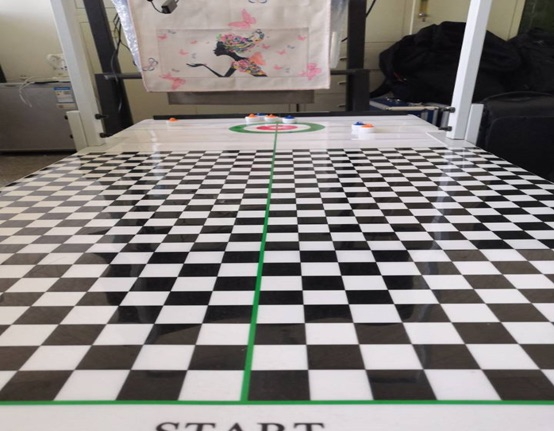
//> input picture codes/shuzi/hough/build/line.png, 554 x 431 px
$ ./houghline   (built with g++ and OpenCV 4)
//> lines starting //> are read from the running program, lines starting //| are printed output that depends on the picture; after the words box and inside, x2 and y2 are one past the last pixel; in counts of white or black regions, pixels touching at a corner belong together
#include <opencv2/opencv.hpp>
#include <opencv2/imgproc/imgproc.hpp>

using namespace cv;
using namespace std;

int main(int argc,char** argv)
{
    string path = "/home/zhanghui/codes/shuzi/hough/build/line.png";
    Mat imgOriginal;
// imgOriginal = imread("line.png");
	imgOriginal = imread(path);
//> imgOriginal is the input picture: 431 rows x 554 cols, CV_8UC3; mean B, G, R 127.7, 130.2, 134.7

    Mat imgHSV, imgBGR;
    Mat imgThresholded;

    vector<Mat> hsvSplit;   //创建向量容器，存放HSV的三通道数据
    cvtColor(imgOriginal, imgHSV, COLOR_BGR2HSV); //Convert the captured frame from BGR to HSV
//> imgHSV: 431 rows x 554 cols, CV_8UC3; mean H, S, V 74.6, 27.2, 136.8
    split(imgHSV, hsvSplit);			//分类原图像的HSV三通道
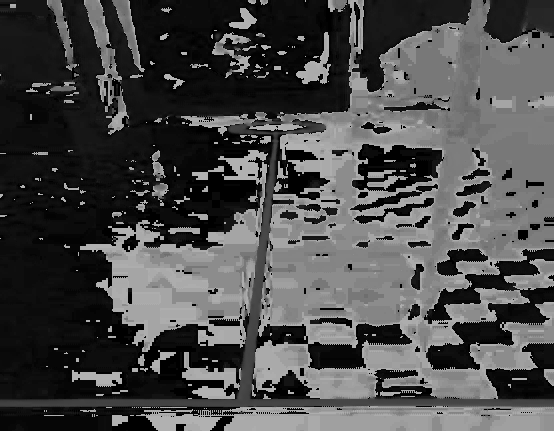
//> hsvSplit[0]: 431 rows x 554 cols, CV_8UC1; min 0, max 179, mean 74.6
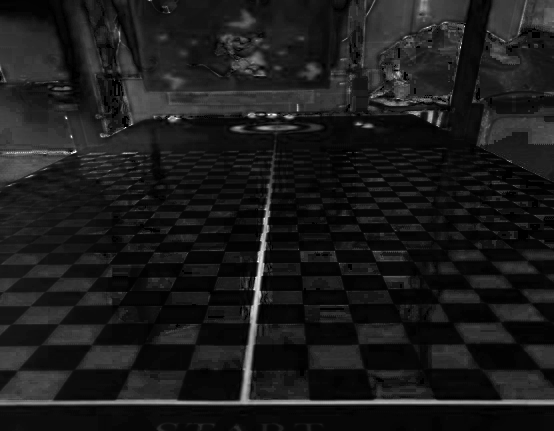
//> hsvSplit[1]: 431 rows x 554 cols, CV_8UC1; min 0, max 255, mean 27.2
    equalizeHist(hsvSplit[2], hsvSplit[2]);    //对HSV的亮度通道进行直方图均衡
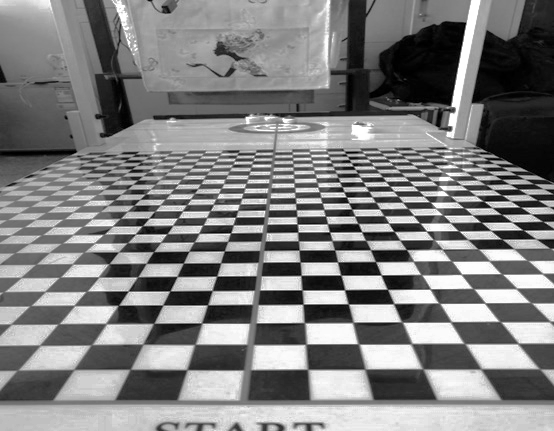
//> hsvSplit[2]: 431 rows x 554 cols, CV_8UC1; min 0, max 255, mean 128.3
    merge(hsvSplit, imgHSV);				   //合并三种通道
//> imgHSV: 431 rows x 554 cols, CV_8UC3; mean H, S, V 74.6, 27.2, 128.3
    cvtColor(imgHSV, imgBGR, COLOR_HSV2BGR);    //将HSV空间转回至RGB空间，为接下来的颜色识别做准备
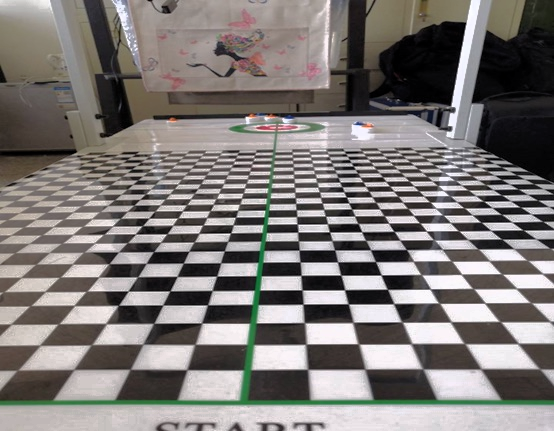
//> imgBGR: 431 rows x 554 cols, CV_8UC3; mean B, G, R 119.6, 121.8, 126.3

    imgBGR = imgOriginal.clone();
    inRange(imgBGR, Scalar(0, 128, 0), Scalar(127, 255, 127), imgThresholded); //绿色
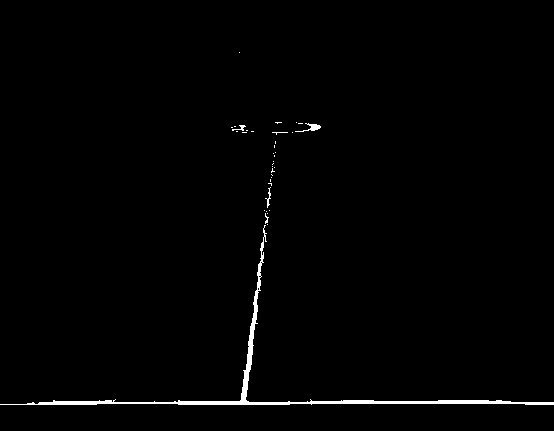
//> imgThresholded: 431 rows x 554 cols, CV_8UC1; 1.1% white; 36 white regions (32 under 20 px), largest, box (x1, y1, x2, y2) and area: (0, 225, 554, 405) 2422, (295, 123, 321, 132) 83, (265, 187, 271, 208) 39, (232, 125, 246, 131) 33
    imshow("green", imgThresholded);
    imshow("Original", imgOriginal); //show the original image


    Mat srcImage = imgThresholded;
    // Mat srcImage = imread(argv[1]);
    Mat midImage, dstImage;

    Canny(srcImage, midImage, 50, 200, 3);
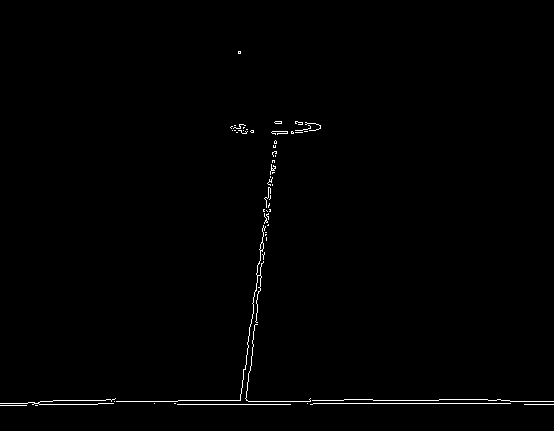
//> midImage: 431 rows x 554 cols, CV_8UC1; 0.73% white in thin lines or dots, all inside (x1, y1, x2, y2) = (0, 51, 554, 406)
    cvtColor(midImage, dstImage, COLOR_GRAY2BGR);

    vector<Vec4i> lines;
    HoughLinesP(midImage, lines, 1, CV_PI / 180, 80, 50, 10);
//> lines = 12 lines (x1, y1, x2, y2), first 8: [307, 403, 510, 403], [178, 400, 247, 400], [177, 404, 290, 404], [248, 401, 310, 401], [240, 399, 257, 275], [53, 400, 111, 400], [310, 400, 372, 399], [265, 235, 276, 151]

    for (size_t i = 0; i < lines.size(); i++) {
        Vec4i l = lines[i];
        line(dstImage, Point(l[0], l[1]), Point(l[2], l[3]), Scalar(186, 88, 255), 1, LINE_AA);
    }
//> this loop made 12 passes
//> l on passes 1 to 12: [307, 403, 510, 403], [178, 400, 247, 400], [177, 404, 290, 404], [248, 401, 310, 401], [240, 399, 257, 275], [53, 400, 111, 400], [310, 400, 372, 399], [265, 235, 276, 151], [250, 370, 258, 287], [390, 400, 500, 399], [111, 401, 177, 401], [259, 275, 270, 171]
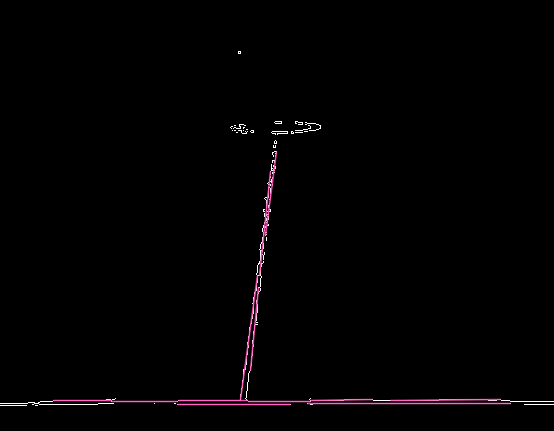
//> dstImage: 431 rows x 554 cols, CV_8UC3; mean B, G, R 2.1, 1.5, 2.6

    imshow("orign image", srcImage);

    imshow("bianyuanjiance", midImage);

    imshow("XiaoGuo", dstImage);

    waitKey(0);

    return 0;
}
